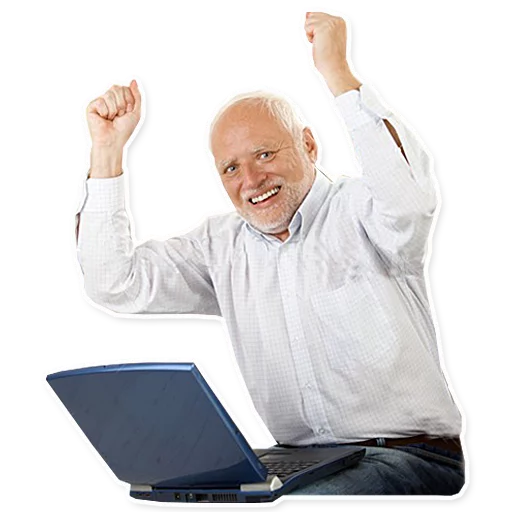
#> input picture webpg/STK-20181114-WA0023.webp, 512 x 512 px, found by its file name; its folder holds 2 pictures in this run
$ python convert_multiprocess.py
#> lines starting #> are read from the running program, lines starting #| are printed output that depends on the picture
import multiprocessing
from os import listdir
from os.path import isfile, join
from PIL import Image

sufix = "webp"
new_sufix="png"
folder_up= "../"
old_folder ="webpg"
new_folder ="png"
#print(folder_up + old_folder)
onlyfiles = [f for f in listdir(folder_up + old_folder) if isfile(join(folder_up + old_folder, f))]
onlyfiles_sufix = [file for file in onlyfiles if sufix in str(file)]
onlyfiles_newsufix = [file.replace(sufix, new_sufix) for file in onlyfiles_sufix]
complete_old_names =[folder_up+old_folder+"/"+file for file in onlyfiles_sufix ]
complete_new_names =[folder_up+new_folder+"/"+file for file in onlyfiles_newsufix]
new_tuples =[[complete_old_names[i],complete_new_names[i]] for i in range(len(complete_old_names))]

def convertwebp_topng(tuppleofnames):
    old_name= tuppleofnames[0]
    new_name = tuppleofnames[1]
    im = Image.open(old_name).convert("RGB")
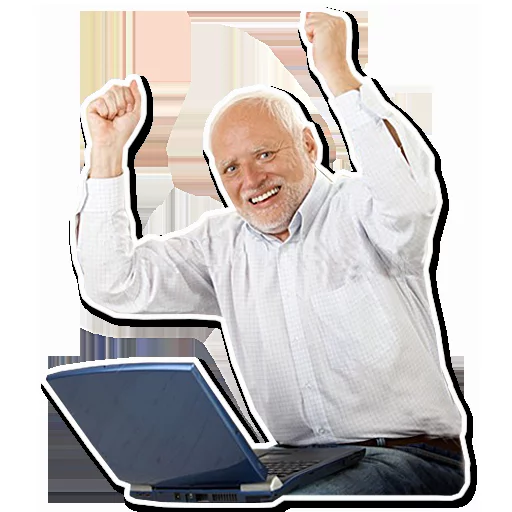
#> im: PIL image 512x512 RGB; mean R, G, B 199.9, 195.9, 195.1
    im.save(new_name,"png")


if __name__ == '__main__':
    pool = multiprocessing.Pool(processes=4)
    result_list = pool.map(convertwebp_topng, new_tuples)
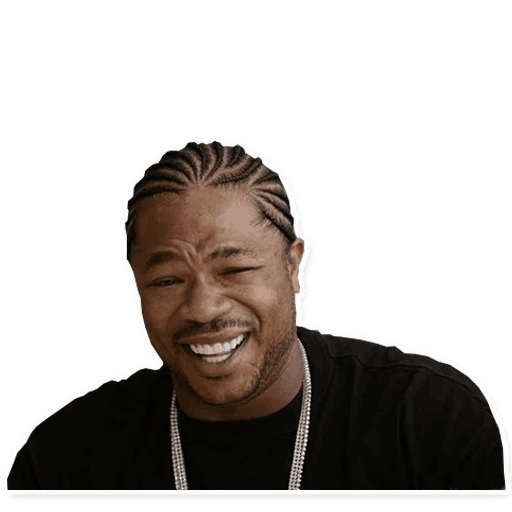
#> input picture webpg/STK-20181114-WA0024.webp, 512 x 512 px, found by its file name
#> in convertwebp_topng (call 2), `im = Image.open(old_name).convert("RGB")`:
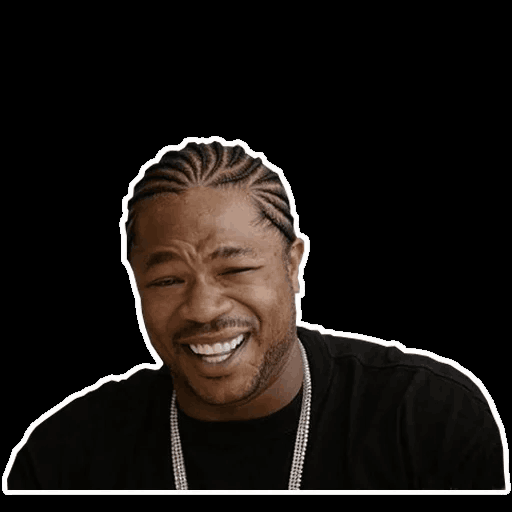
#> im: PIL image 512x512 RGB; mean R, G, B 26.9, 22.3, 19.2
    pool.close()
